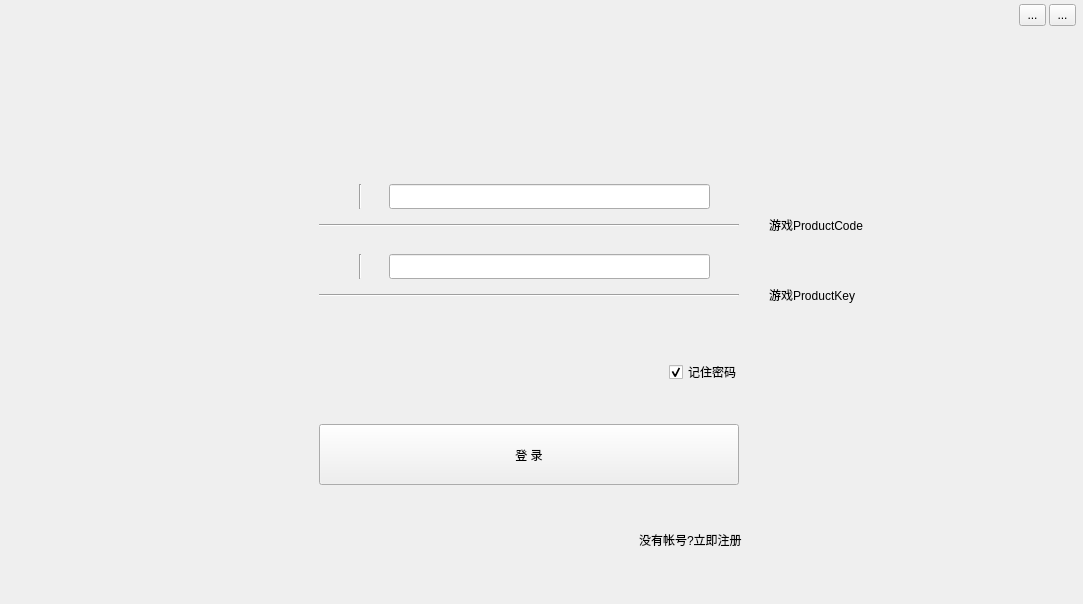
<?xml version="1.0" encoding="UTF-8"?>
<ui version="4.0">
 <class>Form</class>
 <widget class="QWidget" name="Form">
  <property name="geometry">
   <rect>
    <x>0</x>
    <y>0</y>
    <width>1083</width>
    <height>604</height>
   </rect>
  </property>
  <property name="windowTitle">
   <string>请登录</string>
  </property>
  <property name="windowIcon">
   <iconset resource="../../WorkSpace_python/mypack/res.qrc">
    <normaloff>:/images/funcell.png</normaloff>:/images/funcell.png</iconset>
  </property>
  <property name="styleSheet">
   <string notr="true">QToolButton[objectName=&quot;closetoolButton&quot;] {
border:0px;
}
QToolButton[objectName=&quot;closetoolButton&quot;]:hover {
image:url(:/images/close_hover.png);
}
QToolButton[objectName=&quot;closetoolButton&quot;]:pressed {
image:url(:/images/close_pressed.png);
}

QToolButton[objectName=&quot;closetoolButton_2&quot;] {
border:0px;
}
QToolButton[objectName=&quot;closetoolButton_2&quot;]:hover {
image:url(:/images/min_hover.png);
}
QToolButton[objectName=&quot;closetoolButton_2&quot;]:pressed {
image:url(:/images/min_pressed.png);
}

QWidget[objectName=&quot;Form&quot;]{
border-image:url(&quot;:/images/funcell_bg.png&quot;);
border-radius: 6px;
}

QToolButton[objectName=&quot;toolButton&quot;]{
background-color: rgb(85, 255, 127);
border-radius: 10px;
}
QLineEdit[objectName=&quot;lineEdit&quot;],QLineEdit[objectName=&quot;lineEdit_2&quot;]{
border:0px;
background-color:transparent;
}
QCheckBox[objectName=&quot;checkBox&quot;],QLabel[objectName=&quot;label_3&quot;],QLineEdit[objectName=&quot;lineEdit&quot;],QLineEdit[objectName=&quot;lineEdit_2&quot;]{
font-family:'微软雅黑';
color:white;
}

QLabel[objectName=&quot;label_4&quot;],QLabel[objectName=&quot;label_5&quot;]{
font-family:'微软雅黑';
color:red;
}

</string>
  </property>
  <widget class="QWidget" name="widget" native="true">
   <property name="geometry">
    <rect>
     <x>-1</x>
     <y>-1</y>
     <width>1081</width>
     <height>601</height>
    </rect>
   </property>
   <widget class="Line" name="line_2">
    <property name="geometry">
     <rect>
      <x>320</x>
      <y>225</y>
      <width>420</width>
      <height>3</height>
     </rect>
    </property>
    <property name="orientation">
     <enum>Qt::Horizontal</enum>
    </property>
   </widget>
   <widget class="QLabel" name="label">
    <property name="geometry">
     <rect>
      <x>320</x>
      <y>182</y>
      <width>30</width>
      <height>30</height>
     </rect>
    </property>
    <property name="text">
     <string/>
    </property>
    <property name="pixmap">
     <pixmap resource="../../WorkSpace_python/mypack/res.qrc">:/images/use.png</pixmap>
    </property>
   </widget>
   <widget class="Line" name="line_3">
    <property name="geometry">
     <rect>
      <x>320</x>
      <y>295</y>
      <width>420</width>
      <height>3</height>
     </rect>
    </property>
    <property name="orientation">
     <enum>Qt::Horizontal</enum>
    </property>
   </widget>
   <widget class="QCheckBox" name="checkBox">
    <property name="geometry">
     <rect>
      <x>670</x>
      <y>365</y>
      <width>71</width>
      <height>16</height>
     </rect>
    </property>
    <property name="text">
     <string>记住密码</string>
    </property>
    <property name="checked">
     <bool>true</bool>
    </property>
   </widget>
   <widget class="QToolButton" name="toolButton">
    <property name="geometry">
     <rect>
      <x>320</x>
      <y>425</y>
      <width>420</width>
      <height>61</height>
     </rect>
    </property>
    <property name="text">
     <string>登 录</string>
    </property>
    <property name="autoRepeat">
     <bool>false</bool>
    </property>
    <property name="toolButtonStyle">
     <enum>Qt::ToolButtonTextBesideIcon</enum>
    </property>
   </widget>
   <widget class="QLineEdit" name="lineEdit">
    <property name="geometry">
     <rect>
      <x>390</x>
      <y>185</y>
      <width>321</width>
      <height>25</height>
     </rect>
    </property>
    <property name="font">
     <font>
      <family>微软雅黑</family>
     </font>
    </property>
    <property name="text">
     <string/>
    </property>
   </widget>
   <widget class="Line" name="line_4">
    <property name="geometry">
     <rect>
      <x>360</x>
      <y>255</y>
      <width>3</width>
      <height>25</height>
     </rect>
    </property>
    <property name="orientation">
     <enum>Qt::Vertical</enum>
    </property>
   </widget>
   <widget class="QLineEdit" name="lineEdit_2">
    <property name="geometry">
     <rect>
      <x>390</x>
      <y>255</y>
      <width>321</width>
      <height>25</height>
     </rect>
    </property>
    <property name="font">
     <font>
      <family>微软雅黑</family>
     </font>
    </property>
    <property name="text">
     <string/>
    </property>
    <property name="echoMode">
     <enum>QLineEdit::Password</enum>
    </property>
   </widget>
   <widget class="Line" name="line">
    <property name="geometry">
     <rect>
      <x>360</x>
      <y>185</y>
      <width>3</width>
      <height>25</height>
     </rect>
    </property>
    <property name="orientation">
     <enum>Qt::Vertical</enum>
    </property>
   </widget>
   <widget class="QLabel" name="label_3">
    <property name="geometry">
     <rect>
      <x>640</x>
      <y>525</y>
      <width>105</width>
      <height>31</height>
     </rect>
    </property>
    <property name="text">
     <string>没有帐号?立即注册</string>
    </property>
   </widget>
   <widget class="QLabel" name="label_2">
    <property name="geometry">
     <rect>
      <x>320</x>
      <y>250</y>
      <width>30</width>
      <height>30</height>
     </rect>
    </property>
    <property name="text">
     <string/>
    </property>
    <property name="pixmap">
     <pixmap resource="../../WorkSpace_python/mypack/res.qrc">:/images/suo.png</pixmap>
    </property>
   </widget>
   <widget class="QToolButton" name="closetoolButton">
    <property name="geometry">
     <rect>
      <x>1050</x>
      <y>5</y>
      <width>27</width>
      <height>22</height>
     </rect>
    </property>
    <property name="text">
     <string>...</string>
    </property>
    <property name="icon">
     <iconset resource="../../WorkSpace_python/mypack/res.qrc">
      <normaloff>:/images/close_normal.png</normaloff>:/images/close_normal.png</iconset>
    </property>
    <property name="iconSize">
     <size>
      <width>27</width>
      <height>22</height>
     </size>
    </property>
   </widget>
   <widget class="QToolButton" name="closetoolButton_2">
    <property name="geometry">
     <rect>
      <x>1020</x>
      <y>5</y>
      <width>27</width>
      <height>22</height>
     </rect>
    </property>
    <property name="text">
     <string>...</string>
    </property>
    <property name="icon">
     <iconset resource="../../WorkSpace_python/mypack/res.qrc">
      <normaloff>:/images/min_normal.png</normaloff>:/images/min_normal.png</iconset>
    </property>
    <property name="iconSize">
     <size>
      <width>27</width>
      <height>22</height>
     </size>
    </property>
   </widget>
   <widget class="QLabel" name="label_4">
    <property name="geometry">
     <rect>
      <x>770</x>
      <y>210</y>
      <width>105</width>
      <height>31</height>
     </rect>
    </property>
    <property name="text">
     <string>游戏ProductCode</string>
    </property>
   </widget>
   <widget class="QLabel" name="label_5">
    <property name="geometry">
     <rect>
      <x>770</x>
      <y>280</y>
      <width>105</width>
      <height>31</height>
     </rect>
    </property>
    <property name="text">
     <string>游戏ProductKey</string>
    </property>
   </widget>
  </widget>
 </widget>
 <resources>
  <include location="../../WorkSpace_python/mypack/res.qrc"/>
  <include location="../../WorkSpace_python/mypack/res.qrc"/>
 </resources>
 <connections/>
</ui>
